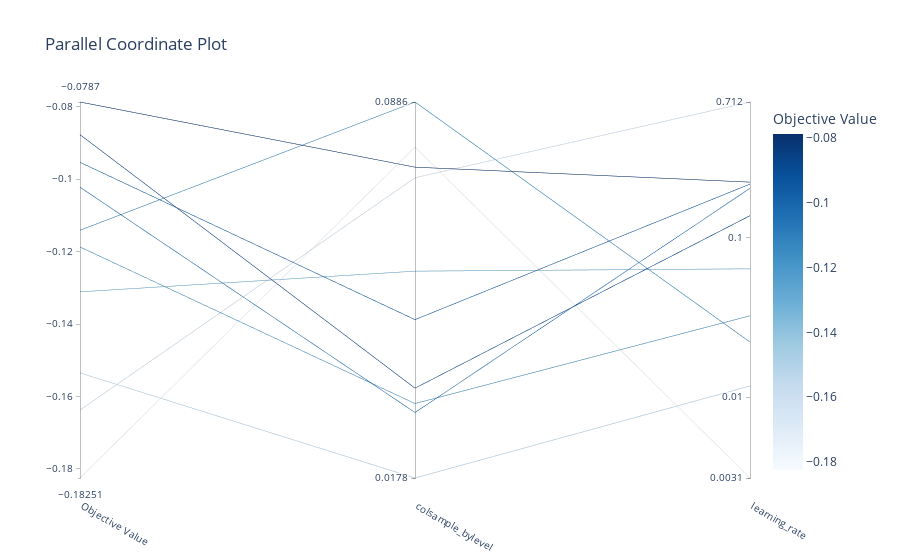

Notebook source saved alongside this figure:
### Code cell
optuna.visualization.plot_parallel_coordinate(study, ["colsample_bylevel", "learning_rate"])

### Figure 1 — Plotly figure (JSON) as saved in the notebook; plotly's stock layout.template omitted (floating-point values rounded to 4 significant figures)
{"data": [{"dimensions": [{"label": "Objective Value", "range": [-0.1825, -0.0787], "values": [-0.1535, -0.1187, -0.1638, -0.0787, -0.1141, -0.1311, -0.1825, -0.1022, -0.09535, -0.08772]}, {"label": "colsample_bylevel", "range": [-1.751, -1.052], "ticktext": ["0.0178", "0.0886"], "tickvals": [-1.751, -1.052], "values": [-1.751, -1.612, -1.193, -1.173, -1.052, -1.366, -1.136, -1.629, -1.457, -1.584]}, {"label": "learning_rate", "range": [-2.508, -0.1477], "ticktext": ["0.0031", "0.01", "0.1", "0.712"], "tickvals": [-2.508, -2, -1, -0.1477], "values": [-1.931, -1.49, -0.1477, -0.6508, -1.655, -1.195, -2.508, -0.6894, -0.6631, -0.8614]}], "labelangle": 30, "labelside": "bottom", "line": {"color": [-0.1535, -0.1187, -0.1638, -0.0787, -0.1141, -0.1311, -0.1825, -0.1022, -0.09535, -0.08772], "colorbar": {"title": {"text": "Objective Value"}}, "colorscale": [[0, "rgb(247,251,255)"], [0.125, "rgb(222,235,247)"], [0.25, "rgb(198,219,239)"], [0.375, "rgb(158,202,225)"], [0.5, "rgb(107,174,214)"], [0.625, "rgb(66,146,198)"], [0.75, "rgb(33,113,181)"], [0.875, "rgb(8,81,156)"], [1, "rgb(8,48,107)"]], "reversescale": false, "showscale": true}, "type": "parcoords"}], "layout": {"title": {"text": "Parallel Coordinate Plot"}}}
